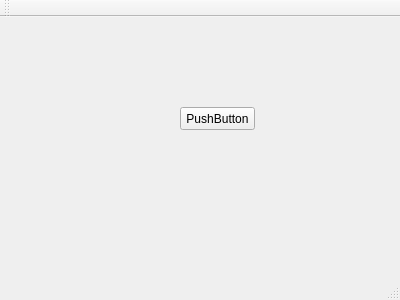
<?xml version="1.0" encoding="UTF-8"?>
<ui version="4.0">
 <class>MainWindow</class>
 <widget class="QMainWindow" name="MainWindow">
  <property name="geometry">
   <rect>
    <x>0</x>
    <y>0</y>
    <width>400</width>
    <height>300</height>
   </rect>
  </property>
  <property name="windowTitle">
   <string>MainWindow</string>
  </property>
  <widget class="QWidget" name="centralWidget">
   <widget class="QPushButton" name="pushButton">
    <property name="geometry">
     <rect>
      <x>180</x>
      <y>90</y>
      <width>75</width>
      <height>23</height>
     </rect>
    </property>
    <property name="text">
     <string>PushButton</string>
    </property>
   </widget>
  </widget>
  <widget class="QMenuBar" name="menuBar">
   <property name="geometry">
    <rect>
     <x>0</x>
     <y>0</y>
     <width>400</width>
     <height>21</height>
    </rect>
   </property>
  </widget>
  <widget class="QToolBar" name="mainToolBar">
   <attribute name="toolBarArea">
    <enum>TopToolBarArea</enum>
   </attribute>
   <attribute name="toolBarBreak">
    <bool>false</bool>
   </attribute>
  </widget>
  <widget class="QStatusBar" name="statusBar"/>
 </widget>
 <layoutdefault spacing="6" margin="11"/>
 <resources/>
 <connections/>
</ui>
